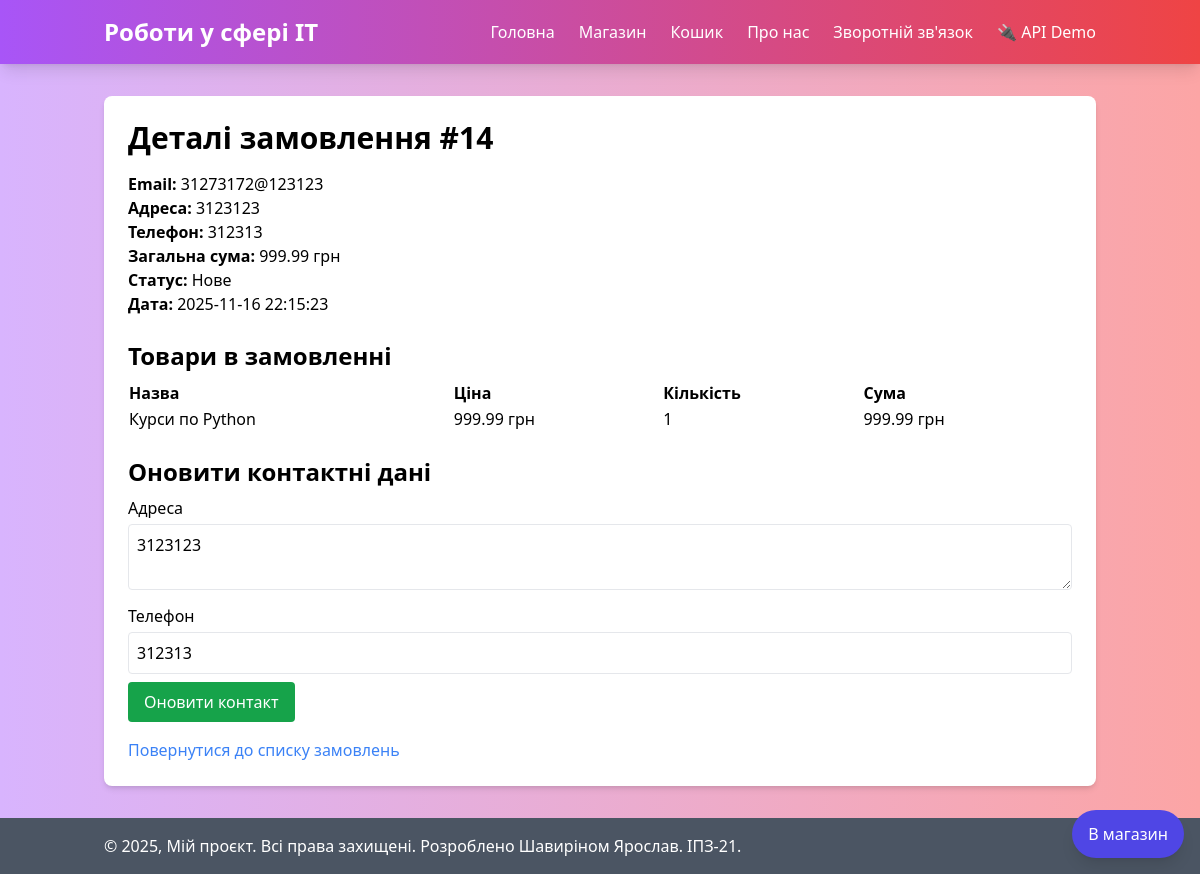
Page /orders/14 on the committed database.
### tables this page shows
CREATE TABLE orders (id INTEGER PRIMARY KEY AUTOINCREMENT, email TEXT, address TEXT, total_price REAL, status TEXT, date TEXT, phone TEXT DEFAULT "");

CREATE TABLE order_items (id INTEGER PRIMARY KEY AUTOINCREMENT, order_id INTEGER, product_id INTEGER, quantity INTEGER, FOREIGN KEY (order_id) REFERENCES orders (id), FOREIGN KEY (product_id) REFERENCES products (id));

CREATE TABLE products (id INTEGER PRIMARY KEY AUTOINCREMENT, name TEXT, price REAL, image TEXT);

### routes/shop.py (the view)
@shop_bp.route('/orders/<int:order_id>')
def order_history_details(order_id):
    order, items = get_order_details(order_id)
    user_email = session.get('user_email')
    if user_email and order and order['email'] != user_email:
        flash('Ви не маєте доступу до цього замовлення', 'error')
        return redirect(url_for('shop.orders'))
    return render_template('order_details.html', order=order, items=items, can_edit_status=False, can_edit_contact=True)

### models.py (called while the page is built)
def get_db_connection():
    conn = sqlite3.connect('db.sqlite', timeout=30.0, isolation_level='DEFERRED')
    conn.row_factory = sqlite3.Row
    return conn

def get_order_details(order_id):
    conn = get_db_connection()
    order = conn.execute('SELECT * FROM orders WHERE id = ?', (order_id,)).fetchone()
    items = conn.execute('SELECT oi.quantity, p.name, p.price FROM order_items oi JOIN products p ON oi.product_id = p.id WHERE oi.order_id = ?', (order_id,)).fetchall()
    conn.close()
    return order, items

### templates/order_details.html (shortened to what this page needs)
{% extends "base.html" %}
{% block content %}
<h1 class="text-3xl font-bold mb-4">Деталі замовлення #{{ order['id'] }}</h1>
<p><strong>Email:</strong> {{ order['email'] }}</p>
<p><strong>Адреса:</strong> {{ order['address'] }}</p>
<p><strong>Телефон:</strong> {{ order['phone'] if order['phone'] is not none else '' }}</p>
<p><strong>Загальна сума:</strong> {{ order['total_price'] }} грн</p>
<p><strong>Статус:</strong> {{ order['status'] }}</p>
<p><strong>Дата:</strong> {{ order['date'] }}</p>
<h2 class="text-2xl font-bold mt-6 mb-2">Товари в замовленні</h2>
<table class="w-full mb-6">
    <thead>
        <tr>
            <th class="text-left">Назва</th>
            <th class="text-left">Ціна</th>
            <th class="text-left">Кількість</th>
            <th class="text-left">Сума</th>
        </tr>
    </thead>
    <tbody>
        {% for item in items %}
        <tr>
            <td>{{ item['name'] }}</td>
            <td>{{ item['price'] }} грн</td>
            <td>{{ item['quantity'] }}</td>
            <td>{{ item['price'] * item['quantity'] }} грн</td>
        </tr>
        {% endfor %}
    </tbody>
</table>
{% if can_edit_contact %}
    <h2 class="text-2xl font-bold mb-2">Оновити контактні дані</h2>
    <form action="{{ url_for('shop.update_order_contact', order_id=order['id']) }}" method="post" class="mb-4">
        <div class="mb-2">
            <label for="address" class="block mb-1">Адреса</label>
            <textarea name="address" id="address" class="w-full p-2 border rounded">{{ order['address'] }}</textarea>
        </div>
        <div class="mb-2">
            <label for="phone" class="block mb-1">Телефон</label>
            <input type="text" name="phone" id="phone" value="{{ order['phone'] }}" class="w-full p-2 border rounded" />
        </div>
        <button type="submit" class="bg-green-600 text-white px-4 py-2 rounded hover:bg-green-700">Оновити контакт</button>
    </form>
{% endif %}
<a href="{{ url_for('shop.orders') }}" class="text-blue-500 hover:underline">Повернутися до списку замовлень</a>
<div class="fixed bottom-4 right-4">
    <a href="{{ url_for('shop.shop') }}" class="inline-flex items-center justify-center bg-indigo-600 text-white px-4 py-3 rounded-full shadow-lg hover:bg-indigo-700">
        В магазин
    </a>
</div>
{% endblock %}

### templates/base.html (shortened to what this page needs)
<!DOCTYPE html>
<html lang="uk" class="h-full">
<head>
    <script src="https://cdn.tailwindcss.com"></script>
</head>
<body class="flex flex-col min-h-screen bg-gradient-to-r from from-purple-300 to-red-300 font-sans leading-normal tracking-normal">
    <header class="bg-gradient-to-r from-purple-500 to-red-500 text-white shadow-lg">
        <nav class="container mx-auto px-4 py-4">
            <div class="flex flex-wrap justify-between items-center">
                <a href="{{ url_for('home') }}" class="text-2xl font-bold hover:text-yellow-300 transition duration-300">Роботи у сфері ІТ</a>
                <ul id="menu" class="hidden w-full lg:flex lg:w-auto lg:space-x-6 flex-col lg:flex-row mt-4 lg:mt-0">
                    <li><a href="{{ url_for('home') }}" class="block py-2 lg:py-0 hover:text-yellow-300 transition duration-300">Головна</a></li>
                    <li><a href="{{ url_for('shop.shop') }}" class="block py-2 lg:py-0 hover:text-yellow-300 transition duration-300">Магазин</a></li>
                    <li><a href="{{ url_for('shop.cart') }}" class="block py-2 lg:py-0 hover:text-yellow-300 transition duration-300">Кошик</a></li>
                    <li><a href="{{ url_for('about') }}" class="block py-2 lg:py-0 hover:text-yellow-300 transition duration-300">Про нас</a></li>
                    <li><a href="{{ url_for('feedback.feedback') }}" class="block py-2 lg:py-0 hover:text-yellow-300 transition duration-300">Зворотній зв'язок</a></li>
                    <li><a href="{{ url_for('api_demo') }}" class="block py-2 lg:py-0 hover:text-yellow-300 transition duration-300">🔌 API Demo</a></li>
                </ul>
            </div>
        </nav>
    </header>
    <main class="flex-grow container mx-auto px-4 py-8">
        <div class="bg-white shadow-md rounded-lg p-6">
            {% block content %}{% endblock %}
        </div>
    </main>
    <footer class="bg-gray-600 text-white py-4 mt-auto">
        <div class="container mx-auto px-4 text-left">
            <p>&copy; 2025, Мій проєкт. Всі права захищені. Розроблено Шавиріном Ярослав. ІПЗ-21.</p>
        </div>
    </footer>
</body>
</html>

### rows in the picture
orders: id "14", email "31273172@123123", address "3123123", phone "312313", total_price "999.99", status "Нове", date "2025-11-16 22:15:23"
order_items: name "Курси по Python", price "999.99", quantity "1", item['price']*item['quantity'] "999.99"
